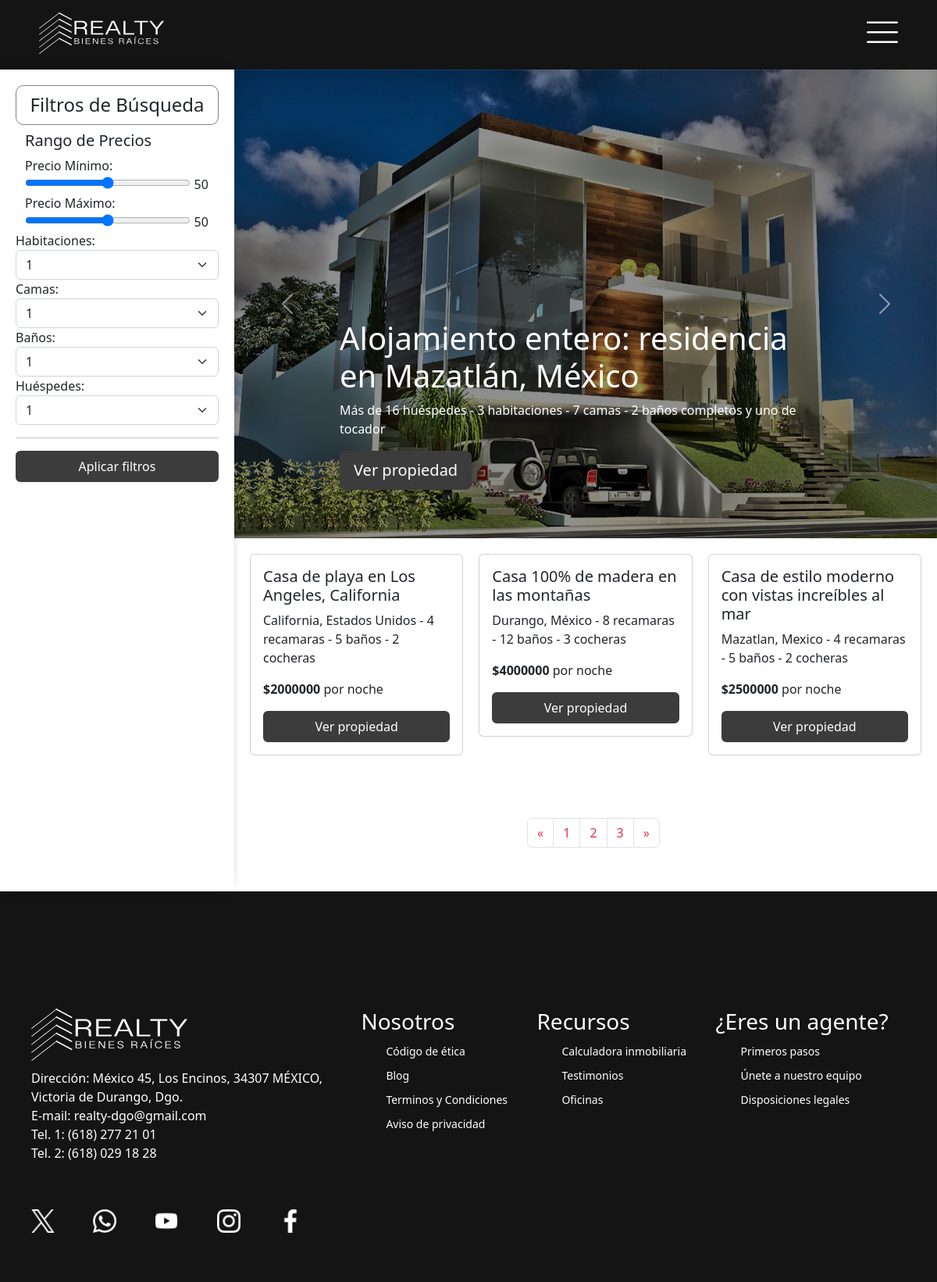
Page /propiedades.php (signed in) on the committed database.
### tables this page shows
CREATE TABLE `propiedades` (
  `id_propiedad` int(10) UNSIGNED ZEROFILL NOT NULL,
  `titulo` varchar(100) NOT NULL,
  `pais` varchar(20) NOT NULL,
  `estado` varchar(20) NOT NULL,
  `municipio` varchar(20) NOT NULL,
  `codigo_postal` char(10) NOT NULL,
  `calle` varchar(50) NOT NULL,
  `colonia` varchar(50) NOT NULL,
  `numero` char(10) NOT NULL,
  `tipo_inmueble` set('comercial','casa','departamento','loft','duplex') NOT NULL,
  `tipo_contrato` set('venta','renta') NOT NULL,
  `precio` int(10) UNSIGNED NOT NULL,
  `area` int(10) UNSIGNED NOT NULL,
  `pisos` tinyint(3) UNSIGNED NOT NULL,
  `recamaras` tinyint(3) UNSIGNED DEFAULT NULL,
  `banos` tinyint(3) UNSIGNED DEFAULT NULL,
  `cocheras` tinyint(3) UNSIGNED DEFAULT NULL,
  `jardin` set('si','no') DEFAULT NULL,
  `jardin_area` int(10) UNSIGNED DEFAULT NULL,
  `piscina` set('si','no') DEFAULT NULL,
  `descripcion` varchar(500) DEFAULT NULL,
  `id_usuario` int(10) UNSIGNED ZEROFILL NOT NULL,
  `foto1` varchar(50) DEFAULT NULL,
  `foto2` varchar(50) DEFAULT NULL,
  `foto3` varchar(50) DEFAULT NULL
);

### propiedades.php (the view, shortened to what this page needs)
<!DOCTYPE html>
<html lang="en">
<head>
    <link href="https://cdn.jsdelivr.net/npm/bootstrap@5.2.0-beta1/dist/css/bootstrap.min.css" rel="stylesheet" />
    <link rel="stylesheet" href="css/navbar.css">
    <link rel="stylesheet" href="css/propiedades2.css">
</head>
<body>
    <div class="contenido">
		<div class="row no-gutters">
			<div class="col-md-3">
				<div class="filtros">
					<h4>Filtros de Búsqueda</h4>
					<div class="container">
						<h5>Rango de Precios</h5>
						<form>
							<div class="form-group">
								<label for="precioMinimo">Precio Mínimo:</label> <br>
								<input type="range" class="form-control-range" id="precioMinimo" name="precioMinimo" min="0"
									max="100">
								<output for="precioMinimo">50</output>
							</div>
							<div class="form-group">
								<label for="precioMaximo">Precio Máximo:</label> <br>
								<input type="range" class="form-control-range" id="precioMaximo" name="precioMaximo" min="0"
									max="100">
								<output for="precioMaximo">50</output>
							</div>
						</form>
					</div>
					<div class="filtro">
						<label for="habitaciones">Habitaciones:</label>
						<select class="form-select" aria-label="Default select example">
							<option value="1">1</option>
						</select>
					</div>
					<div class="filtro">
						<label for="camas">Camas:</label>
						<select class="form-select" aria-label="Default select example">
							<option value="1">1</option>
						</select>
					</div>
					<div class="filtro">
						<label for="banos">Baños:</label>
						<select class="form-select" aria-label="Default select example">
							<option value="1">1</option>
						</select>
					</div>
					<div class="filtro">
						<label for="huespedes">Huéspedes:</label>
						<select class="form-select" aria-label="Default select example">
							<option value="1">1</option>
						</select>
					</div>
					<hr>
					<a id="viewp" href="#youtube.com" class="btn btn-primary">Aplicar filtros</a>
				</div>
			</div>
			<div class="col-md-9">
				<div id="slider" class="carousel slide" data-bs-ride="carousel">
					<div class="carousel-inner" >
						<div class="carousel-item active">
							<img src="img/img_top_1.jpg" class="d-block w-100" alt="" id="i1">
							<div id="text-portada" class="carousel-caption text-left">
								<h1>Alojamiento entero: residencia en Mazatlán, México</h1>
								<p>Más de 16 huéspedes - 3 habitaciones - 7 camas - 2 baños completos y uno de tocador</p>
								<p><a class="btn btn-lg btn-primary" id="boton-p1" href="#" role="button">Ver propiedad</a>
								</p>
							</div>
						</div>
					</div>
					<button class="carousel-control-prev" type="button" data-bs-target="#slider" data-bs-slide="prev">
						<span class="carousel-control-prev-icon" aria-hidden="true"></span>
					</button>
					<button class="carousel-control-next" type="button" data-bs-target="#slider" data-bs-slide="next">
						<span class="carousel-control-next-icon" aria-hidden="true"></span>
					</button>
				</div>
				<?php
					$contador = 1;
					include 'php/conn.php';
					$query = 'SELECT * FROM propiedades';
					$resultado = mysqli_query($conn, $query);
					while ($row = mysqli_fetch_assoc($resultado)) {
				?>
					<?php
						if ($contador %3 == 1) {
							echo "<div class=\"card-deck\">";
						}
					?>
						<div class="card">
							<div id="slider-<?php echo $contador; ?>" class="carousel slide">
								<button class="carousel-control-prev" type="button" data-bs-target="#slider-<?php echo $contador; ?>"
									data-bs-slide="prev">
									<span class="carousel-control-prev-icon" aria-hidden="true"></span>
								</button>
								<button class="carousel-control-next" type="button" data-bs-target="#slider-<?php echo $contador; ?>"
									data-bs-slide="next">
									<span class="carousel-control-next-icon" aria-hidden="true"></span>
								</button>
							</div>
							<div class="card-body">
								<h5 class="card-title"><?php echo $row['titulo'] ?></h5>
								<p class="card-text"><?php echo $row['estado'].', '.$row['pais'] ?> - <?php echo $row['recamaras'] ?> recamaras - <?php echo $row['banos'] ?> baños - <?php echo $row['cocheras'] ?> cocheras</p>
								<p class="precios"><strong><?php echo '$'.$row['precio'] ?></strong> por noche</p>
								<form action="propiedad-ficha.php?id=<?php echo $row['id_propiedad'] ?>" method="POST" id="boton_ver">
									<button type="submit" id="viewp" class="btn btn-primary">Ver propiedad</button>
								</form>
							</div>
						</div>
					<?php
						if ($contador %3 == 0) {
							echo "</div>";
						}
						$contador += 1;
					?>
				<?php } ?>
				<div class="paginacion">
					<nav aria-label="Page navigation example">
						<ul class="pagination">
							<li class="page-item">
								<a class="page-link" id="pagination_color" href="#" aria-label="Previous">
									<span aria-hidden="true">&laquo;</span>
								</a>
							</li>
							<li class="page-item"><a class="page-link" id="pagination_color" href="#">1</a></li>
							<li class="page-item"><a class="page-link" id="pagination_color" href="#">2</a></li>
							<li class="page-item"><a class="page-link" id="pagination_color" href="#">3</a></li>
							<li class="page-item">
								<a class="page-link" id="pagination_color" href="#" aria-label="Next">
									<span aria-hidden="true">&raquo;</span>
								</a>
							</li>
						</ul>
					</nav>
				</div>
			</div>
        </div>
    </div>
</body>
</html>

### css/navbar.css (style rules this page uses)
html, body, header, footer { margin: 0; padding: 0; }
.navbar { background-color: rgb(20, 20, 20); color: #fff; display: flex; justify-content: space-between; align-items: center; padding: 10px 50px 20px 50px; margin: 0; height: auto; }
.navbar-logo img { width: 160px; height: auto; margin-top: 6px; }
.sesion { display: flex; margin-top: 10px; }
footer { height: 500px; background-color: rgb(20, 20, 20); display: flex; justify-content: left; align-items: left; margin: 0; padding: 150px 40px 0 40px; }
.footer-img { width: 400px; }
.footer-realty-logo img { width: 200px; }
.contacto { color: white; margin-top: 10px; margin-bottom: 40px; }
.contacto p { margin: 0; font-weight: 100; }
.redes img { width: 30px; margin: 20px 45px 0 0; padding:0; }
.recursos { display: flex; flex: 1; justify-content: space-evenly; font-weight: 100; color: white; font-size: 14px; }
.recursos div { margin: 0 15px 0 15px; }
.recursos li { list-style: none; margin-top: 10px; }
.recursos h3 { font-weight: 100; }
#openBtn, #closeBtn { background: none; border: none; padding: 0; }

### css/propiedades2.css (style rules this page uses)
html, body { padding: 0; margin: 0; }
header, footer { z-index: 300; }
h4 { text-align: center; padding: 10px; border: 1px solid gray; border-radius: 10px; }
.form-control-range { width: 90%; }
.col-md-3 { box-shadow: -2px 0 14px -8px black; z-index: 100; }
.filtros { position: sticky; padding: 20px; padding-bottom: 190px; top: 0px; }
#slider { overflow: hidden; margin-bottom: 20px; max-width: 100%; height: 600px; overflow: hidden; }
#slider div img { min-height: 600px; width: 100vw; }
#text-portada, #text-portada-1, #text-portada-2 { text-align: left; top: 300px; overflow: hidden; }
#boton-p1 { background-color: #ee3048; border: 2px solid #ee3048; }
#boton_ver { width: 100%; }
#viewp { width: 100%; color: white; display: flex; text-align: center; justify-content: center; background-color: rgb(60, 60, 60); border: 2px solid rgb(60, 60, 60); }
#boton-p1 { background-color: rgb(60, 60, 60); border-color: rgb(60, 60, 60); }
.card-deck { display: flex; padding: 0; margin: 20px; justify-content: space-between; gap: 20px; }
.card { width: 100%; height: 100%; margin-bottom: 20px ; }
#pagination_color { color: #ee3048; }
.contenido { margin-top: 0; padding-top: 0; flex: 1; }
.paginacion { display: flex; justify-content: center; align-items: center; }
nav { margin: 40px 0 40px 20px; }

### rows in the picture
propiedades: titulo "Casa de playa en Los Angeles, California", estado "California", pais "Estados Unidos", recamaras "4", banos "5", cocheras "2", precio "2000000"
propiedades: titulo "Casa 100% de madera en las montañas", estado "Durango", pais "México", recamaras "8", banos "12", cocheras "3", precio "4000000"
propiedades: titulo "Casa de estilo moderno con vistas increíbles al mar", estado "Mazatlan", pais "Mexico", recamaras "4", banos "5", cocheras "2", precio "2500000"
